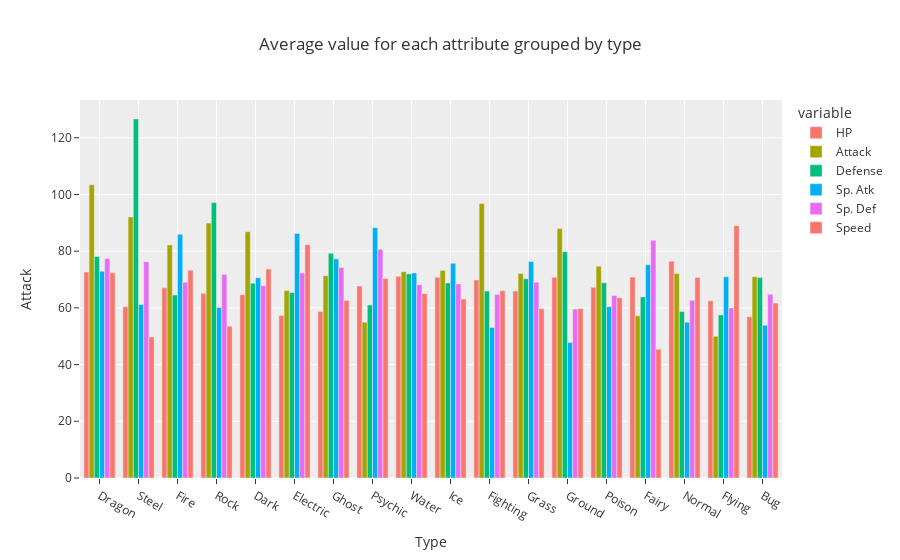

Notebook source saved alongside this figure:
### Markdown cell above
# 各属性各项均值

### Code cell
# plot pokemon_type_average_sorted

type_average_bar = px.bar(
    pokemon_type_average_sorted.drop(columns=["Total"]),
    template="ggplot2",
    barmode="group",
    labels={
        "value":"Attack","Type 1":"Type"
    },
    title="Average value for each attribute grouped by type"    
)
type_average_bar.show()

### Figure 1 — Plotly figure (JSON) as saved in the notebook; plotly's stock layout.template omitted (floating-point values rounded to 4 significant figures)
{"data": [{"alignmentgroup": "True", "hovertemplate": "variable=HP<br>Type=%{x}<br>Attack=%{y}<extra></extra>", "legendgroup": "HP", "marker": {"color": "#F8766D"}, "name": "HP", "offsetgroup": "HP", "orientation": "v", "showlegend": true, "textposition": "auto", "type": "bar", "x": ["Dragon", "Steel", "Fire", "Rock", "Dark", "Electric", "Ghost", "Psychic", "Water", "Ice", "Fighting", "Grass", "Ground", "Poison", "Fairy", "Normal", "Flying", "Bug"], "xaxis": "x", "y": [72.65, 60.43, 67.09, 65.12, 64.66, 57.33, 58.73, 67.72, 71.12, 70.82, 69.85, 65.94, 70.82, 67.25, 70.88, 76.49, 62.5, 56.88], "yaxis": "y"}, {"alignmentgroup": "True", "hovertemplate": "variable=Attack<br>Type=%{x}<br>Attack=%{y}<extra></extra>", "legendgroup": "Attack", "marker": {"color": "#A3A500"}, "name": "Attack", "offsetgroup": "Attack", "orientation": "v", "showlegend": true, "textposition": "auto", "type": "bar", "x": ["Dragon", "Steel", "Fire", "Rock", "Dark", "Electric", "Ghost", "Psychic", "Water", "Ice", "Fighting", "Grass", "Ground", "Poison", "Fairy", "Normal", "Flying", "Bug"], "xaxis": "x", "y": [103.4, 92.09, 82.19, 89.92, 86.86, 66.12, 71.37, 54.95, 72.78, 73.23, 96.78, 72.12, 88, 74.68, 57.19, 72.08, 50, 70.97], "yaxis": "y"}, {"alignmentgroup": "True", "hovertemplate": "variable=Defense<br>Type=%{x}<br>Attack=%{y}<extra></extra>", "legendgroup": "Defense", "marker": {"color": "#00BF7D"}, "name": "Defense", "offsetgroup": "Defense", "orientation": "v", "showlegend": true, "textposition": "auto", "type": "bar", "x": ["Dragon", "Steel", "Fire", "Rock", "Dark", "Electric", "Ghost", "Psychic", "Water", "Ice", "Fighting", "Grass", "Ground", "Poison", "Fairy", "Normal", "Flying", "Bug"], "xaxis": "x", "y": [78.15, 126.7, 64.53, 97.12, 68.69, 65.42, 79.27, 61, 71.99, 68.82, 65.93, 70.28, 79.82, 68.82, 63.88, 58.7, 57.5, 70.72], "yaxis": "y"}, {"alignmentgroup": "True", "hovertemplate": "variable=Sp. Atk<br>Type=%{x}<br>Attack=%{y}<extra></extra>", "legendgroup": "Sp. Atk", "marker": {"color": "#00B0F6"}, "name": "Sp. Atk", "offsetgroup": "Sp. Atk", "orientation": "v", "showlegend": true, "textposition": "auto", "type": "bar", "x": ["Dragon", "Steel", "Fire", "Rock", "Dark", "Electric", "Ghost", "Psychic", "Water", "Ice", "Fighting", "Grass", "Ground", "Poison", "Fairy", "Normal", "Flying", "Bug"], "xaxis": "x", "y": [72.9, 61.22, 86, 60.12, 70.62, 86.28, 77.3, 88.3, 72.31, 75.73, 53.11, 76.34, 47.75, 60.43, 75.25, 54.9, 71, 53.87], "yaxis": "y"}, {"alignmentgroup": "True", "hovertemplate": "variable=Sp. Def<br>Type=%{x}<br>Attack=%{y}<extra></extra>", "legendgroup": "Sp. Def", "marker": {"color": "#E76BF3"}, "name": "Sp. Def", "offsetgroup": "Sp. Def", "orientation": "v", "showlegend": true, "textposition": "auto", "type": "bar", "x": ["Dragon", "Steel", "Fire", "Rock", "Dark", "Electric", "Ghost", "Psychic", "Water", "Ice", "Fighting", "Grass", "Ground", "Poison", "Fairy", "Normal", "Flying", "Bug"], "xaxis": "x", "y": [77.4, 76.3, 69.04, 71.78, 67.83, 72.33, 74.23, 80.67, 68.18, 68.45, 64.7, 69.04, 59.57, 64.39, 83.88, 62.66, 60, 64.8], "yaxis": "y"}, {"alignmentgroup": "True", "hovertemplate": "variable=Speed<br>Type=%{x}<br>Attack=%{y}<extra></extra>", "legendgroup": "Speed", "marker": {"color": "#F8766D"}, "name": "Speed", "offsetgroup": "Speed", "orientation": "v", "showlegend": true, "textposition": "auto", "type": "bar", "x": ["Dragon", "Steel", "Fire", "Rock", "Dark", "Electric", "Ghost", "Psychic", "Water", "Ice", "Fighting", "Grass", "Ground", "Poison", "Fairy", "Normal", "Flying", "Bug"], "xaxis": "x", "y": [72.35, 49.74, 73.28, 53.55, 73.69, 82.28, 62.63, 70.35, 65.03, 63.09, 66.07, 59.7, 59.75, 63.57, 45.44, 70.75, 89, 61.68], "yaxis": "y"}], "layout": {"barmode": "group", "legend": {"title": {"text": "variable"}, "tracegroupgap": 0}, "title": {"text": "Average value for each attribute grouped by type"}, "xaxis": {"anchor": "y", "domain": [0, 1], "title": {"text": "Type"}}, "yaxis": {"anchor": "x", "domain": [0, 1], "title": {"text": "Attack"}}}}
